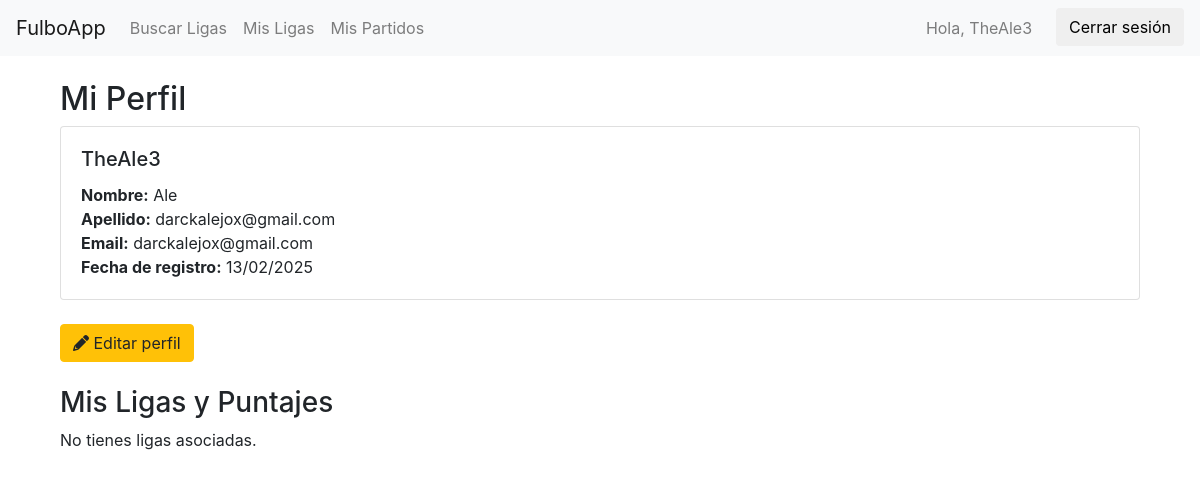
/AppFulbo/mi_perfil/ (signed in), run on an earlier commit of the app's database.
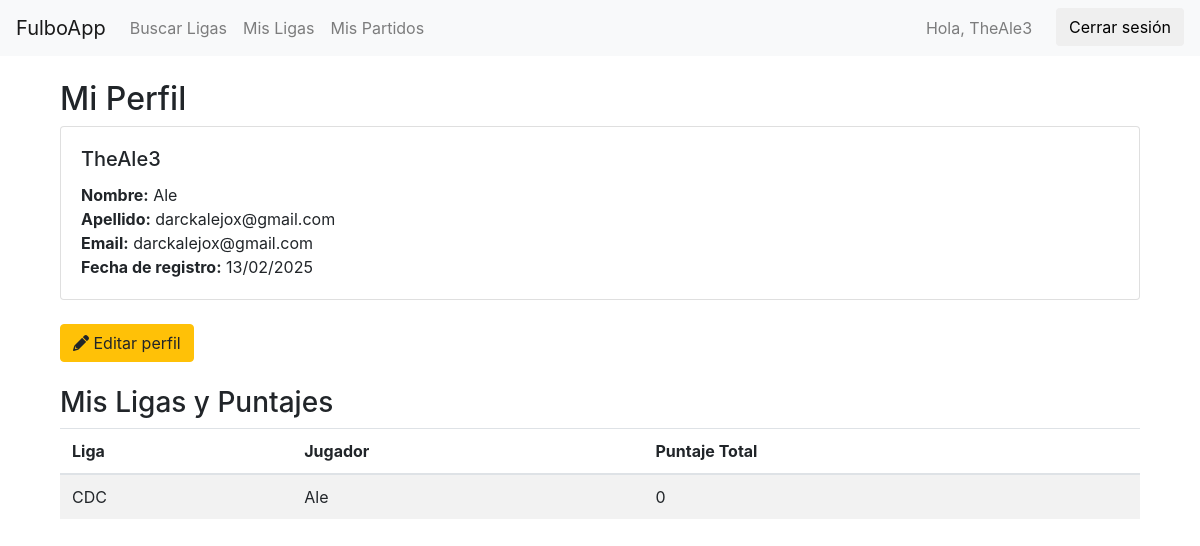
And on a later commit of the database.
### AppFulbo/models.py (models this page shows, shortened)
class Jugador(models.Model):
    OPCIONES = [
        ('1', 'Arquero'),
        ('2', 'Defensor'),
        ('3', 'Mediocampista'),
        ('4', 'Delantero'),
    ]
    usuario = models.ForeignKey(settings.AUTH_USER_MODEL, null=True, blank=True, on_delete=models.CASCADE)
    apodo = models.CharField(max_length=15)
    posicion = models.CharField(max_length=1, choices=OPCIONES, null=True, blank=True)
    liga = models.ForeignKey(Liga, on_delete=models.CASCADE, related_name="jugadores")  # Liga a la que pertenece

class Liga(models.Model):
    nombre_liga= models.CharField(max_length=15,unique=True)
    def __str__(self):
        return self.nombre_liga

### AppFulbo/views.py (the view)
# urls.py: path('mi_perfil/', views.mi_perfil, name='mi_perfil'),
@login_required
def mi_perfil(request):
    user = request.user
    jugadores = Jugador.objects.filter(usuario=user).annotate(total_puntaje=Sum('puntajes_partidos__puntaje'))
    context = {
        'user': user,
        'jugadores': jugadores,
    }
    return render(request, 'AppFulbo/mi_perfil.html', context)

### AppFulbo/templates/AppFulbo/mi_perfil.html
{% extends 'AppFulbo/base.html' %}
{% block content %}
<div class="container mt-4">
    <h2>Mi Perfil</h2>
    <div class="card mb-4">
        <div class="card-body">
            <h5 class="card-title">{{ user.username }}</h5>
            <p class="card-text">
                <strong>Nombre:</strong> {{ user.first_name }}<br>
                <strong>Apellido:</strong> {{ user.last_name }}<br>
                <strong>Email:</strong> {{ user.email }}<br>
                <strong>Fecha de registro:</strong> {{ user.date_joined|date:"d/m/Y" }}<br>
            </p>
        </div>
    </div>
    <a href="{% url 'edit_Profile' %}" class="btn btn-warning">
        <i class="fa-solid fa-pencil"></i> Editar perfil
    </a>
    <br></br>
    <h3>Mis Ligas y Puntajes</h3>
    {% if jugadores %}
    <table class="table table-striped">
        <thead>
            <tr>
                <th>Liga</th>
                <th>Jugador</th>
                <th>Puntaje Total</th>
            </tr>
        </thead>
        <tbody>
            {% for jugador in jugadores %}
            <tr>
                <td>{{ jugador.liga }}</td>
                <td>{{ jugador.apodo }}</td>
                <td>
                    {% if jugador.total_puntaje %}
                        {{ jugador.total_puntaje }}
                    {% else %}
                        0
                    {% endif %}
                </td>
            </tr>
            {% endfor %}
        </tbody>
    </table>
    {% else %}
        <p>No tienes ligas asociadas.</p>
    {% endif %}
</div>
{% endblock %}

What changed in the data, as far as the page shows it:
added Jugador: liga "CDC", apodo "Ale", shows "0"
Also different on the page:
text no longer shown: "No tienes ligas asociadas."
text now shown: "Liga Jugador Puntaje Total"
